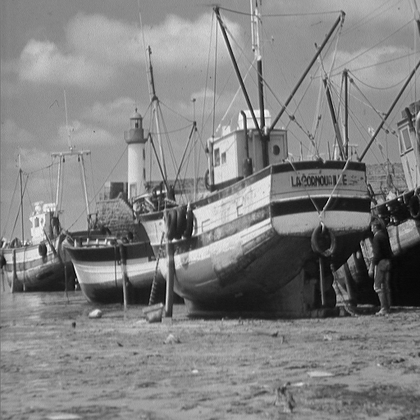
%> input picture shearlet_toolbox_1/boat.png, 420 x 420 px, shrunk from 512 x 512 before the run
$ octave main.m   (GNU Octave 9; MATLAB toolbox functions it lacks are replaced by stand-ins)
%> lines starting %> are read from the running program, lines starting %| are printed output that depends on the picture
### tls-master/GWN2.m
function B=GWN2(n,beta)
%  GWN2- Generation of 2-D Gaussian White NNoise
%  Usage
%    B=GWN2(n,beta)
%  Inputs
%    n	size of datas
%    beta	standard deviation
%  Outputs
%    B	resulting noise
%

B=randn(n,n);
B=B*beta;

% Written by Maureen Clerc and Jerome Kalifa, 1997
% clerc@cmapx.polytechnique.fr, kalifa@cmapx.polytechnique.fr


%
% Part of WaveLab Version 802
% Built Sunday, October 3, 1999 8:52:27 AM
% This is Copyrighted Material
% For Copying permissions see COPYING.m
% Comments? e-mail wavelab@stat.stanford.edu
%


### tls-master/main.m
img = imread('boat.png');
%> img is the input picture: size 420x420 uint8; min 0, max 255, mean 129.7
%img = imread('lena.jpg')
size(img);
gaussian_noise_sigma = .2 ;
n=length(img);
%> n = 420
Noise = GWN2(n,gaussian_noise_sigma);
%img_double=double(img);
img_double = im2double(img);
%img_double = img
img_noisy = log(img_double+1)+Noise;
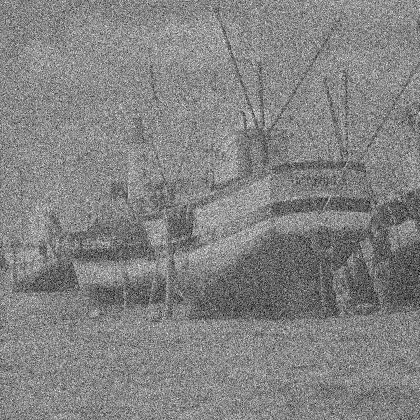
%> img_noisy: size 420x420 double; min -0.633, max 1.37, mean 0.403; drawn with min black and max white
img_double_log = log(img_double+1);
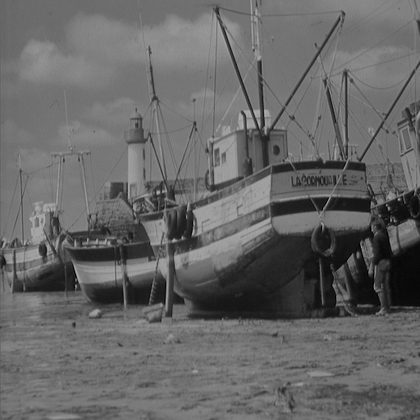
%> img_double_log: size 420x420 double; min 0, max 0.693, mean 0.403

img_double = img_double_log ;


% [15 lines of commented-out code are left out]

%% Shear let part
Shearlet_toolbox_path = 'C:\Users\Arian\sample\shearlet_toolbox_1'

Shearlet_folder = genpath(Shearlet_toolbox_path);
addpath(Shearlet_folder);
%SLQdecThreshRec(X,nScales,thresholdingFactors);
%brb_img =imread('barbara.jpg');
folder = fileparts(which(Shearlet_toolbox_path));

% This file gives an example of shearlet denoising.
% Code contributors: Glenn R. Easley, Demetrio Labate, and Wang-Q Lim

% Determine weather coefficients are to be displayed or not
%display_flag=0; % Do not display coefficients
display_flag=1; % Display coefficients
 %% sample toolbox denoising

% Load image
%x=double(imread('boat.png'));

%x=double(imread('pepper.png'));
x=double(imread('boat.png'));
%> x: size 420x420 double; min 0, max 255, mean 129.7; mean of the top-left, top-right, bottom-left and bottom-right quarters 152.7, 138.1, 127.4, 100.6
[L L]=size(x);
%> L = 420

% Create noisy image
sigma=20;
x_noisy=x+sigma.*randn(L,L);
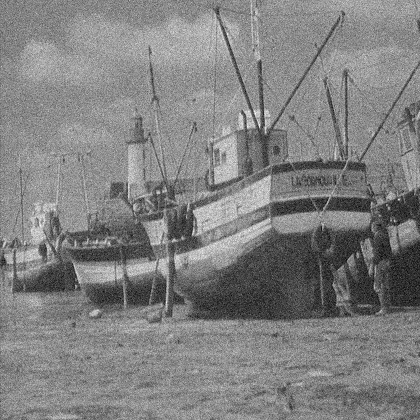
%> x_noisy: size 420x420 double; min -54.86, max 309.1, mean 129.7; drawn with min black and max white

% setup parameters for shearlet transform
lpfilt='maxflat';
% .dcomp(i) indicates there will be 2^dcomp(i) directions
shear_parameters.dcomp =[ 2  3  4  4];
% .dsize(i) indicate the local directional filter will be
% dsize(i) by dsize(i)
shear_parameters.dsize =[32 32 16 16];
% %
% %Tscalars determine the thresholding multipliers for
% %standard deviation noise estimates. Tscalars(1) is the
% %threshold scalar for the low-pass coefficients, Tscalars(2)
% %is the threshold scalar for the band-pass coefficients,
% %Tscalars(3) is the threshold scalar for the high-pass
% %coefficients.
%
% Tscalars=[0 3 4];
%
% %There are three possible ways of implementing the
% %local nonsubsampled shearlet transform (nsst_dec1e,
% %nsst_dec1, nsst_dec2). For this demo, we have created
% %a flag called shear_version to choose which one to
% %test.
%
% shear_version=0; %nsst_dec1e
% %shear_version=1; %nsst_dec1
% %shear_version=2; %nsst_dec2
%
% % compute the shearlet decompositon
% if shear_version==0,
%   [dst,shear_f]=nsst_dec1e(x_noisy,shear_parameters,lpfilt);
% elseif shear_version==1,
%   [dst,shear_f]=nsst_dec1(x_noisy,shear_parameters,lpfilt);
% elseif shear_version==2
%   [dst,shear_f]=nsst_dec2(x_noisy,shear_parameters,lpfilt);
% end
%
% % Determines via Monte Carlo the standard deviation of
% % the white Gaussian noise for each scale and
% % directional component when a white Gaussian noise of
% % standard deviation of 1 is feed through.
% if shear_version==0,
%    dst_scalars=nsst_scalars_e(L,shear_f,lpfilt);
% else
%    dst_scalars=nsst_scalars(L,shear_f,lpfilt);
% end
%
% %%%%%%%%%%%%%%%%%%%%%%%%%%%%%%%%%%%%%%%%%%%%%%%
% %%%% display coefficients %%%%%%%%%%%%%%%%%%%%%
% %%%%%%%%%%%%%%%%%%%%%%%%%%%%%%%%%%%%%%%%%%%%%%%
%
% if display_flag==1,
%    figure(1)
%    imagesc(dst{1})
%    for i=1:length(dst)-1,
%        l=size(dst{i+1},3);
%        JC=ceil(l/2);
%        JR=ceil(l/JC);
%        figure(i+1)
%        sgtitle(['Level = ' , num2str(i)])
%        for k=1:l,
%            subplot(JR,JC,k)
%
%            imagesc(abs(dst{i+1}(:,:,k)))
%
%            axis off
%            axis image
%            title(['Direction Idx = ', num2str(k)])
%        end
%    end
% end % display_flag
%
% %%%%%%%%%%%%%%%%%%%%%%%%%%%%%%%%%%%%%%%%%%%%%
% %%%%%%%%%%%%%%%%%%%%%%%%%%%%%%%%%%%%%%%%%%%%%
%
% % apply hard threshold to the shearlet coefficients
% dst=nsst_HT(dst,sigma,Tscalars,dst_scalars);
%
%
% % reconstruct the image from the shearlet coefficients
% if shear_version==0,
%     xr=nsst_rec1(dst,lpfilt);
% elseif shear_version==1,
%     xr=nsst_rec1(dst,lpfilt);
% elseif shear_version==2,
%     xr=nsst_rec2(dst,shear_f,lpfilt);
% end
%
%
% % compute measures of performance
% p0 = MeanSquareError(x,x_noisy);
% fprintf('Initial MSE = %f\n',p0);
% p1 = MeanSquareError(x,xr);
% fprintf('MSE After Denoising = %f\n',p1);
% fprintf('Relative Error (norm) After Denoising = %f\n',norm(xr-x)/norm(x));
% %RECONTRUCTION_ERROR = norm(xr-x)/norm(x)
%
% figure(10)
% imagesc(x)
% title(['ORIGINAL IMAGE, size = ',num2str(L),' x ',num2str(L)])
% colormap('gray')
% axis off
% axis image
%
% figure(11)
% imagesc(x_noisy)
% title(['NOISY IMAGE, MSE = ',num2str(p0)])
% colormap('gray')
% axis off
% axis image
%
% figure(12)
% imagesc(xr)
% title(['RESTORED IMAGE, MSE = ',num2str(p1)])
% colormap('gray')
% axis off
% axis image

%% my main
%> (the run ends here)
